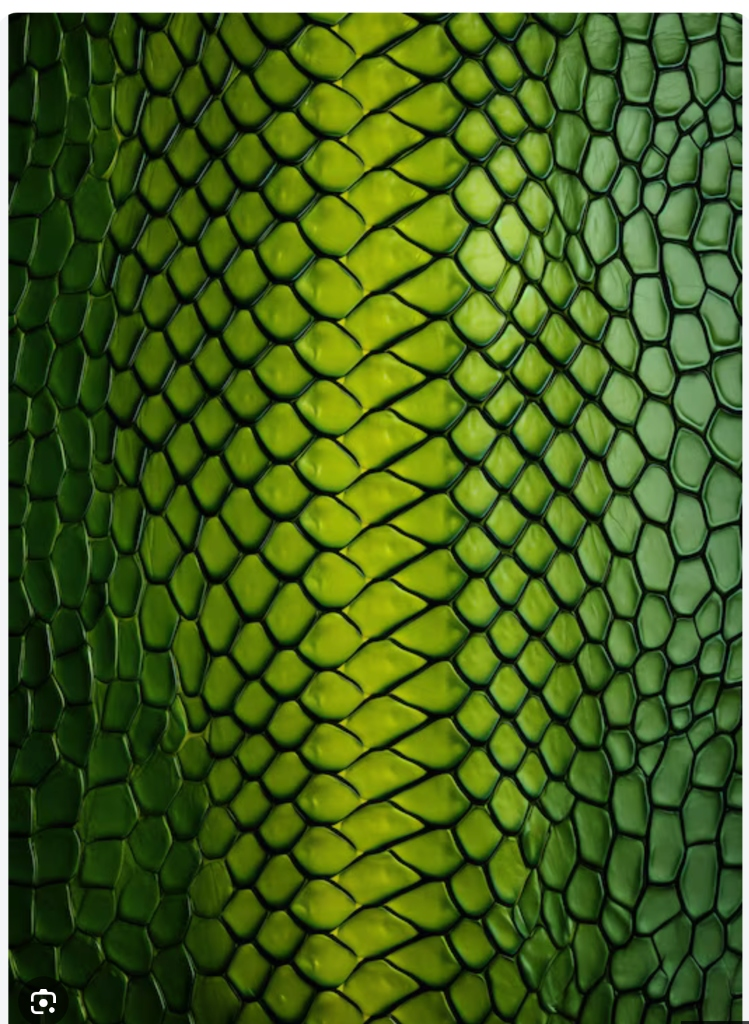
#> input picture snakeskin.jpg, 749 x 1024 px
$ python make_uniform2.py
#> lines starting #> are read from the running program, lines starting #| are printed output that depends on the picture
import cv2
import numpy as np

img = cv2.imread('snakeskin.jpg')
#> img is the input picture: shape (1024, 749, 3); mean B, G, R 29, 96.6, 69.9
h, w, _ = img.shape
#> h = 1024; w = 749

# Crop the top-right quadrant, but inset by 10 pixels to avoid any white borders
y1 = 10
y2 = int(h * 0.4)
#> y2 = 409
x1 = int(w * 0.6)
#> x1 = 449
x2 = w - 10
#> x2 = 739
crop = img[y1:y2, x1:x2]
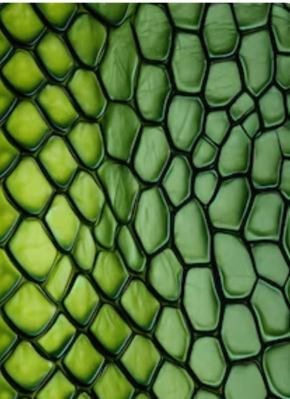
#> crop: shape (399, 290, 3); mean B, G, R 53.3, 115.3, 82.6

# Create a mirrored block to make it seamless
crop_lr = cv2.flip(crop, 1)
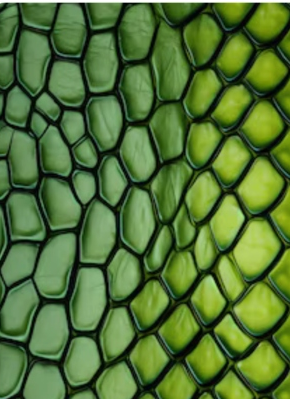
#> crop_lr: shape (399, 290, 3); mean B, G, R 53.3, 115.3, 82.6
row1 = np.hstack((crop, crop_lr))
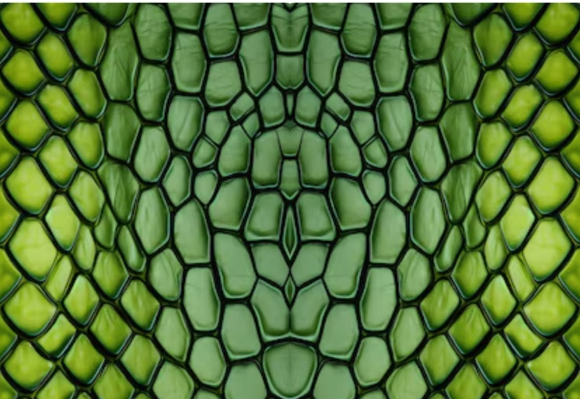
#> row1: shape (399, 580, 3); mean B, G, R 53.3, 115.3, 82.6
row2 = cv2.flip(row1, 0)
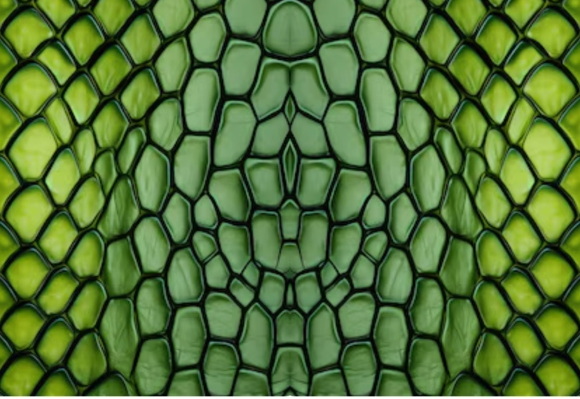
#> row2: shape (399, 580, 3); mean B, G, R 53.3, 115.3, 82.6
block = np.vstack((row1, row2))
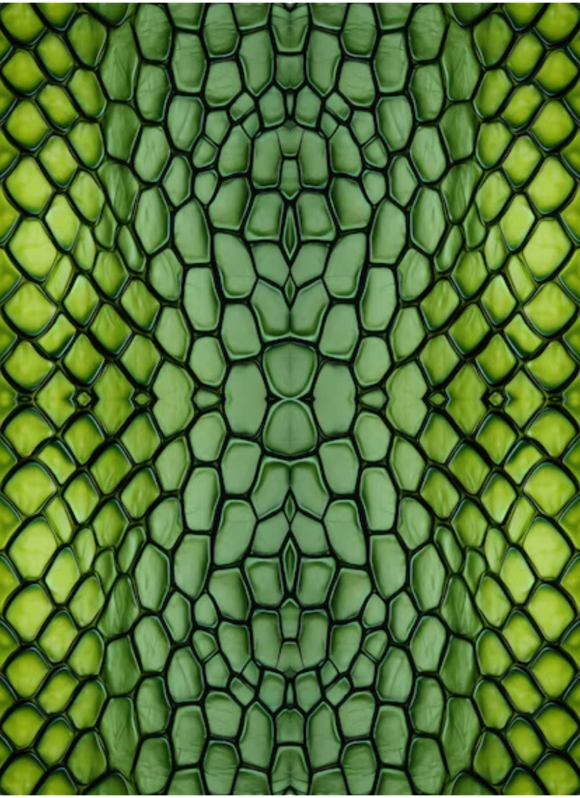
#> block: shape (798, 580, 3); mean B, G, R 53.3, 115.3, 82.6

# Tile the block
target_h, target_w = 1080, 1920
repeats_y = (target_h // block.shape[0]) + 2
#> repeats_y = 3
repeats_x = (target_w // block.shape[1]) + 2
#> repeats_x = 5

tiled = np.tile(block, (repeats_y, repeats_x, 1))
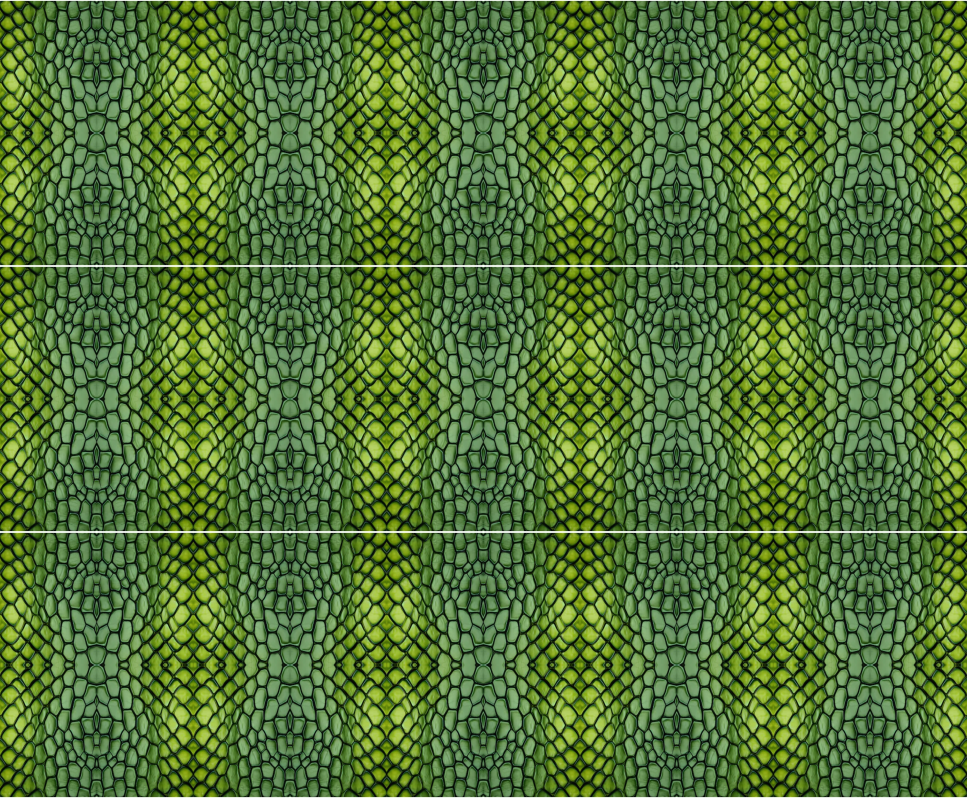
#> tiled: shape (2394, 2900, 3) (shown at 1/3 size); mean B, G, R 53.3, 115.3, 82.6
tiled = tiled[0:target_h, 0:target_w]
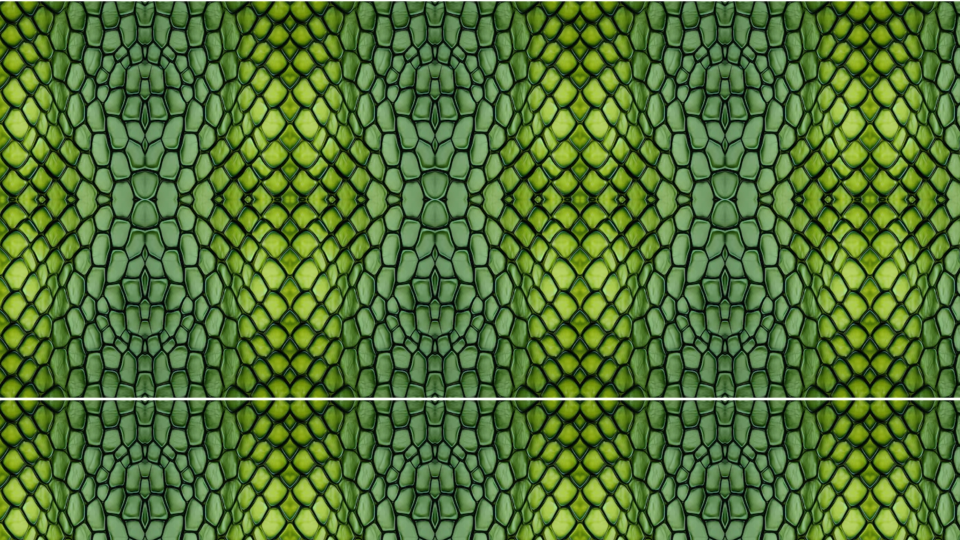
#> tiled: shape (1080, 1920, 3) (shown at 1/2 size); mean B, G, R 52.5, 115.1, 82.5

cv2.imwrite('public/snakeskin_uniform.jpg', tiled)
cv2.imwrite('snakeskin_uniform.jpg', tiled)
